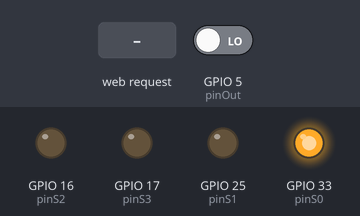
A program run on a simulated ESP32. Shown: output pins drawn as LEDs (lit = HIGH). Inputs (shaded band) come from the test bench; at power-on: GPIO 5 (pinOut) LOW.

Above: at 1.2 s.
1.3 s: HTTP request GET /cor received
At 1.7 s:
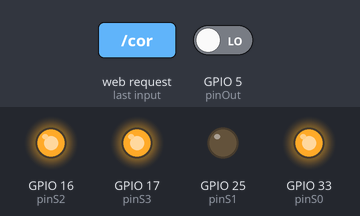
Timing chart, 0 to 4.3 s (numbered marks = the images above; inputs shaded):
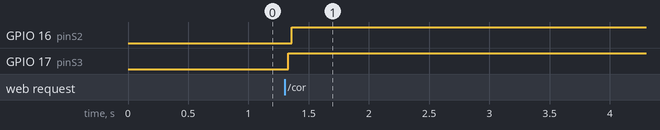

Measured:
- after the input at 1.3 s, GPIO 16 (pinS2): LOW → HIGH after 0.06 s; GPIO 17 (pinS3): LOW → HIGH at once

The program:

main.cpp
```cpp
#include <Arduino.h>
#include <WiFi.h>
#include <WebServer.h>

const char* ssid = "esp";
const char* password = "12345678";
WebServer server(80);

const int pinS0 = 33;
const int pinS1 = 25;
const int pinS2 = 16; // RX2
const int pinS3 = 17; // TX2
const int pinOut = 5;

const char* htmlPagina = R"rawliteral(
<!DOCTYPE html>
<html lang="pt-BR">
<head>
  <meta charset="UTF-8">
  <title>Sensor de Cor</title>
  <meta name="viewport" content="width=device-width, initial-scale=1">
  <style>
    body { font-family: Arial; text-align: center; background: #f0f2f5; padding: 20px; }
    .val { font-size: 20px; font-weight: bold; color: #1a73e8; }
  </style>
  <script>
    setInterval(() => {
      fetch('/cor').then(res => res.json()).then(data => {
        document.getElementById('r').innerText = data.r;
        document.getElementById('g').innerText = data.g;
        document.getElementById('b').innerText = data.b;
        document.getElementById('detectada').innerText = data.nome;
      });
    }, 800);
  </script>
</head>
<body>
  <h1>Sensor de Cor TCS3200</h1>
  <p>Vermelho (R): <span id="r" class="val">0</span></p>
  <p>Verde (G): <span id="g" class="val">0</span></p>
  <p>Azul (B): <span id="b" class="val">0</span></p>
  <h2>Cor Detectada: <span id="detectada" class="val">Analisando...</span></h2>
</body>
</html>
)rawliteral";

int lerFrequencia(int s2State, int s3State) {
  digitalWrite(pinS2, s2State);
  digitalWrite(pinS3, s3State);
  delay(10);
  return pulseIn(pinOut, LOW, 20000);
}

void handleCor() {
  int r = lerFrequencia(LOW, LOW);
  int b = lerFrequencia(LOW, HIGH);
  int g = lerFrequencia(HIGH, HIGH);

  String nomeCor = "Indefinida";
  // Quanto menor o valor da frequência no TCS3200, mais intensa é a cor refletida
  if (r < g && r < b) nomeCor = "Vermelho";
  else if (g < r && g < b) nomeCor = "Verde";
  else if (b < r && b < g) nomeCor = "Azul";

  String json = "{\"r\":" + String(r) + ",\"g\":" + String(g) + ",\"b\":" + String(b) + ",\"nome\":\"" + nomeCor + "\"}";
  server.send(200, "application/json", json);
}

void setup() {
  Serial.begin(115200);
  pinMode(pinS0, OUTPUT); pinMode(pinS1, OUTPUT);
  pinMode(pinS2, OUTPUT); pinMode(pinS3, OUTPUT);
  pinMode(pinOut, INPUT);

  digitalWrite(pinS0, HIGH); digitalWrite(pinS1, LOW); // Escala 20%

  WiFi.softAP(ssid, password);
  server.on("/", []() { server.send(200, "text/html", htmlPagina); });
  server.on("/cor", handleCor);
  server.begin();
}

void loop() {
  server.handleClient();
}
```
